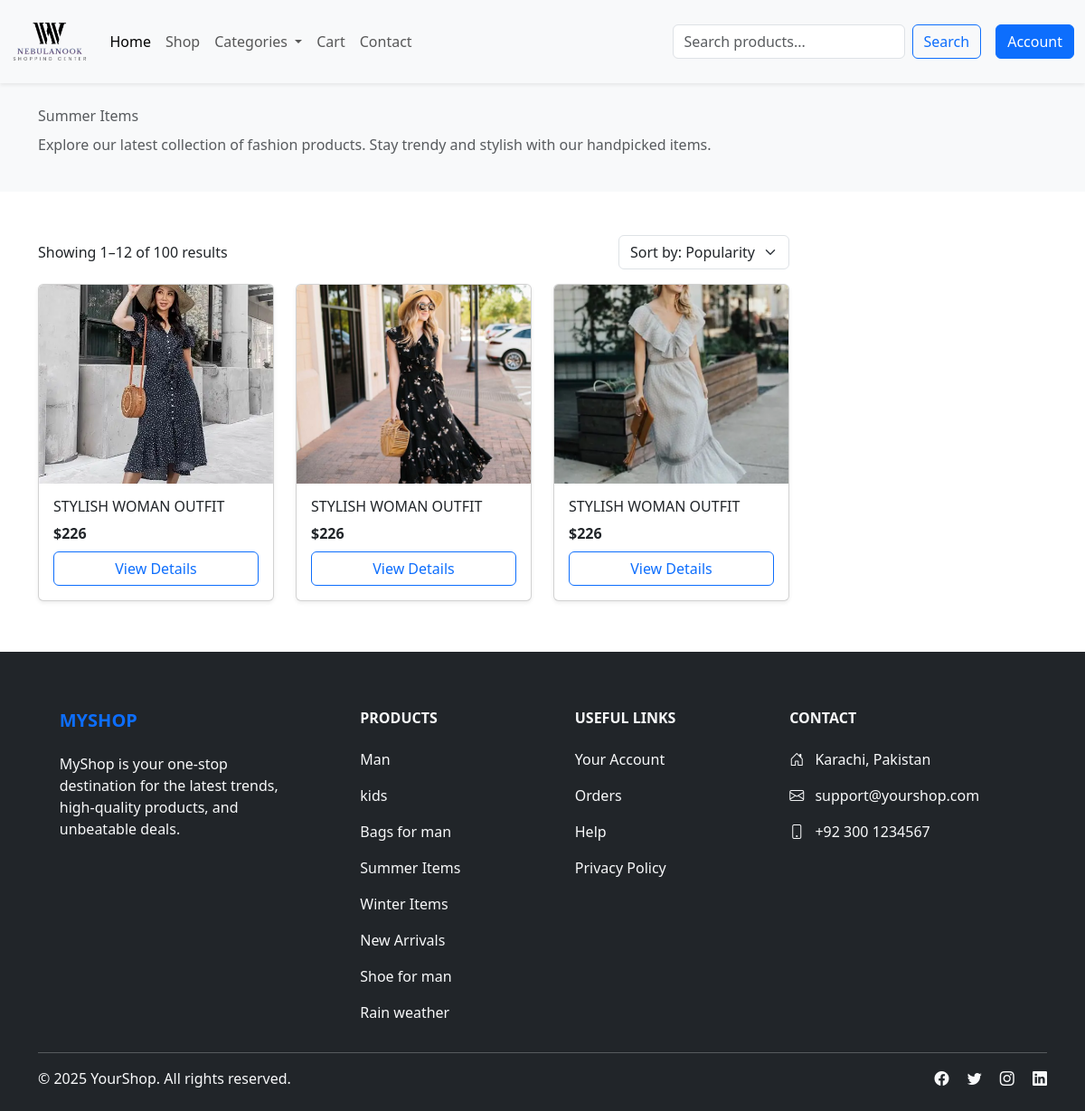
/category.php?cat_id=8&name=Summer Items, run on the app's committed database.
### tables this page shows
CREATE TABLE `products` (
  `product_id` int(11) NOT NULL,
  `category_id` int(11) DEFAULT NULL,
  `product_name` varchar(250) DEFAULT NULL,
  `description` varchar(1000) DEFAULT NULL,
  `price` decimal(10,0) DEFAULT NULL,
  `stock_quamtitiy` varchar(250) DEFAULT NULL,
  `image_path` varchar(250) DEFAULT NULL,
  `create_at` timestamp NOT NULL DEFAULT current_timestamp(),
  `updated_At` timestamp NOT NULL DEFAULT current_timestamp() ON UPDATE current_timestamp()
);

CREATE TABLE `categories` (
  `category_id` int(11) NOT NULL,
  `category_name` varchar(250) DEFAULT NULL,
  `description` varchar(1000) DEFAULT NULL,
  `created_at` timestamp NOT NULL DEFAULT current_timestamp(),
  `updated_at` timestamp NOT NULL DEFAULT current_timestamp() ON UPDATE current_timestamp()
);

### require/database_connection.php (called while the page is built, shortened)
<?php
class database_connection {
    public function __construct($host_name, $user_name, $password, $database_name) {
        $this->host_name = $host_name;
        $this->user_name = $user_name;
        $this->password = $password;
        $this->database_name = $database_name;
        $this->connection = new mysqli($this->host_name, $this->user_name, $this->password, $this->database_name);
    }
}

### require/products.php (called while the page is built, shortened)
<?php
require("database_connection.php");
class products_oper
{
    private static $Connection = null;
    public static function setConnection($connection)
    {
        self::$Connection = $connection;
    }
    public static function fetchall_product_categories()
    {
        $query = "SELECT * FROM categories";
        $result = mysqli_query(self::$Connection, $query);
        $categories = [];
        if (mysqli_num_rows($result) > 0) {
            while ($row = mysqli_fetch_assoc($result)) {
                $categories[] = $row;
            }
        } else {
            echo "No records found";
        }
        return $categories;
    }
}
$categories = products_oper::fetchall_product_categories();

### includes/web_configs.php (the view, shortened to what this page needs)
<?php
include("require/products.php");
class WebConfig
{
    public static function header()
    {
        ?>
        <!DOCTYPE html>
        <html lang="en">
        <head>
            <link href="https://cdn.jsdelivr.net/npm/bootstrap@5.3.2/dist/css/bootstrap.min.css" rel="stylesheet">
        </head>
        <body>
            <?php
    }
    public static function navbar()
    {
        ?>
            <nav class="navbar navbar-expand-lg bg-light shadow-sm sticky-top py-3">
                <div class="container-fluid">
                    <a class="navbar-brand fw-bold text-primary fs-3" href="index.php"> <img
                            src="assets/web_logo-removebg-preview.png" alt="" class="img-fluid" style="height: 50px;"></a>
                    <div class="collapse navbar-collapse" id="navbarSupportedContent">
                        <ul class="navbar-nav me-auto mb-2 mb-lg-0">
                            <li class="nav-item"><a class="nav-link active" href="index.php">Home</a></li>
                            <li class="nav-item"><a class="nav-link" href="shop.php">Shop</a></li>
                            <li class="nav-item dropdown">
                                <a class="nav-link dropdown-toggle" href="#" id="categoriesDropdown" role="button"
                                    data-bs-toggle="dropdown" aria-expanded="false">
                                    Categories
                                </a>
                            </li>
                            <li class="nav-item"><a class="nav-link" href="cart.php">Cart</a></li>
                            <li class="nav-item"><a class="nav-link" href="contact.php">Contact</a></li>
                        </ul>
                        <form class="d-flex me-3" role="search" method="GET" action="shop.php">
                            <input class="form-control me-2" type="search" name="search" placeholder="Search products..."
                                aria-label="Search" />
                            <button class="btn btn-outline-primary" type="submit">Search</button>
                        </form>
                        <?php if (isset($_SESSION['user'])): ?>
                            <a href="auth/logout.php" class="btn btn-primary me-2">Logout</a>
                            <a href="<?php echo ($_SESSION['user']['role_id'] == 1) ? 'admin/' : 'user/'; ?>dashboard.php"
                                class="btn btn-primary">
                                View Profile
                            </a>
                        <?php else: ?>
                            <a href="auth/login.php" class="btn btn-primary">Account</a>
                        <?php endif; ?>
                    </div>
                </div>
            </nav>
            <?php
    }
    public static function footer()
    {
        ?>
            <footer class="bg-dark text-light pt-5 pb-4 mt-2">
                <div class="container text-md-left">
                    <div class="row text-md-left">
                        <div class="col-md-3 col-lg-3 col-xl-3 mx-auto mt-3">
                            <h5 class="text-uppercase fw-bold mb-4 text-primary">MyShop</h5>
                            <p>
                                MyShop is your one-stop destination for the latest trends, high-quality products, and
                                unbeatable deals.
                            </p>
                        </div>
                        <div class="col-md-2 col-lg-2 col-xl-2 mx-auto mt-3">
                            <h6 class="text-uppercase fw-bold mb-4">Products</h6>
                            <?php
                            global $categories;
                            if (!empty($categories)) {
                                foreach ($categories as $category) {
                                    ?>
                                    <p>
                                        <a href="category.php?cat_id=<?php echo htmlspecialchars($category['category_id']); ?>"
                                            class="text-light text-decoration-none">
                                            <?php echo htmlspecialchars($category['category_name']); ?>
                                        </a>
                                    </p>
                                    <?php
                                }
                            } else {
                                ?>
                                <p><span class="text-light">No categories found</span></p>
                                <?php
                            }
                            ?>
                        </div>
                        <div class="col-md-3 col-lg-2 col-xl-2 mx-auto mt-3">
                            <h6 class="text-uppercase fw-bold mb-4">Useful Links</h6>
                            <p><a href="auth/login.php" class="text-light text-decoration-none">Your Account</a></p>
                            <p><a href="<?php isset($_SESSION['user']) ? "user/dashboard.php" : "auth/login.php " ?>"
                                    class="text-light text-decoration-none">Orders</a></p>
                            <p><a href="#" class="text-light text-decoration-none">Help</a></p>
                            <p><a href="#" class="text-light text-decoration-none">Privacy Policy</a></p>
                        </div>
                        <div class="col-md-4 col-lg-3 col-xl-3 mx-auto mt-3">
                            <h6 class="text-uppercase fw-bold mb-4">Contact</h6>
                            <p><i class="bi bi-house-door me-2"></i> Karachi, Pakistan</p>
                            <p><i class="bi bi-envelope me-2"></i> support@yourshop.com</p>
                            <p><i class="bi bi-phone me-2"></i> +92 300 1234567</p>
                        </div>
                    </div>
                    <hr class="my-3">
                    <div class="row">
                        <div class="col-md-7 col-lg-8">
                            <p class="mb-0">© 2025 YourShop. All rights reserved.</p>
                        </div>
                        <div class="col-md-5 col-lg-4 text-md-end">
                            <a href="#" class="text-light me-3"><i class="bi bi-facebook"></i></a>
                            <a href="#" class="text-light me-3"><i class="bi bi-twitter"></i></a>
                            <a href="#" class="text-light me-3"><i class="bi bi-instagram"></i></a>
                            <a href="#" class="text-light"><i class="bi bi-linkedin"></i></a>
                        </div>
                    </div>
                </div>
            </footer>
            <link href="https://cdn.jsdelivr.net/npm/bootstrap-icons@1.10.5/font/bootstrap-icons.css" rel="stylesheet">
            <link href="https://unpkg.com/aos@2.3.1/dist/aos.css" rel="stylesheet">
        </body>
        </html>
        <?php
    }
}
?>

### category.php (shortened to what this page needs)
<?php
include("includes/web_configs.php");
WebConfig::header();
WebConfig::navbar();
$category_id = isset($_REQUEST['cat_id']) ? $_REQUEST['cat_id'] : "";
$query = "SELECT * FROM products WHERE category_id = $category_id";
$result = mysqli_query($connection->connection, $query);
?>
<section class="category-header py-4 bg-light">
  <div class="container">
    <nav aria-label="breadcrumb" class="mb-2">
      <ol class="breadcrumb mb-0">
        <li class="breadcrumb-item active" aria-current="page"><?php echo $_GET['name'] ?? "" ?></li>
      </ol>
    </nav>
    <p class="text-muted">Explore our latest collection of fashion products. Stay trendy and stylish with our handpicked
      items.</p>
  </div>
</section>
<section class="category-content py-5">
  <div class="container">
    <div class="row">
      <main class="col-lg-9">
        <div class="d-flex justify-content-between align-items-center mb-3">
          <p class="mb-0">Showing 1–12 of 100 results</p>
          <select class="form-select w-auto" aria-label="Sort products">
            <option selected>Sort by: Popularity</option>
          </select>
        </div>
        <div class="row g-4">
          <?php
          if (mysqli_num_rows($result) > 0) {
            while ($row = mysqli_fetch_assoc($result)) {
              ?>
              <div class="col-sm-6 col-md-4">
                <div class="card h-100 shadow-sm">
                  <img src="uploads/<?php echo $row['image_path'] ?>" class="card-img-top" alt="Product 1"
                    style="height: 220px; object-fit: cover;">
                  <div class="card-body d-flex flex-column">
                    <h6 class="card-title text-uppercase"><?php echo $row['product_name'] ?></h6>
                    <p class="fw-bold mb-2">$<?php echo $row['price'] ?></p>
                    <a href="single_product.php?productid=<?php echo $row['product_id']; ?>"
                      class="btn btn-outline-primary mt-auto">View Details</a>
                  </div>
                </div>
              </div>
              <?php
            }
          }
          ?>
        </div>
      </main>
    </div>
  </div>
</section>
<?php WebConfig::footer(); ?>

### data on the page
products: image_path (picture), product_name "STYLISH WOMAN OUTFIT", price "226"
products: image_path (picture), product_name "STYLISH WOMAN OUTFIT", price "226"
products: image_path (picture), product_name "STYLISH WOMAN OUTFIT", price "226"
categories: category_name "Man"
categories: category_name "kids"
categories: category_name "Bags for man"
categories: category_name "Summer Items"
categories: category_name "Winter Items"
categories: category_name "New Arrivals"
categories: category_name "Shoe for man"
categories: category_name "Rain weather"

### other printed values
$_GET['name'] "Summer Items"
